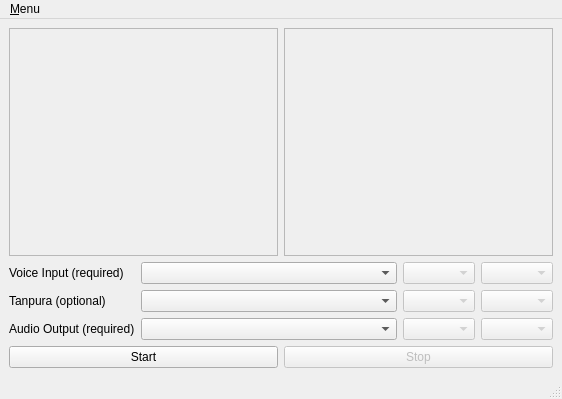
<?xml version="1.0" encoding="UTF-8"?>
<ui version="4.0">
 <class>QCMainWindow</class>
 <widget class="QMainWindow" name="QCMainWindow">
  <property name="geometry">
   <rect>
    <x>0</x>
    <y>0</y>
    <width>562</width>
    <height>399</height>
   </rect>
  </property>
  <property name="windowTitle">
   <string>MainWindow</string>
  </property>
  <widget class="QWidget" name="centralwidget">
   <layout class="QVBoxLayout" name="verticalLayout" stretch="1,0,0">
    <item>
     <layout class="QHBoxLayout" name="horizontalLayout">
      <item>
       <widget class="QFrame" name="frame">
        <property name="frameShape">
         <enum>QFrame::StyledPanel</enum>
        </property>
        <property name="frameShadow">
         <enum>QFrame::Raised</enum>
        </property>
       </widget>
      </item>
      <item>
       <widget class="QFrame" name="frame_2">
        <property name="frameShape">
         <enum>QFrame::StyledPanel</enum>
        </property>
        <property name="frameShadow">
         <enum>QFrame::Raised</enum>
        </property>
       </widget>
      </item>
     </layout>
    </item>
    <item>
     <layout class="QGridLayout" name="gridLayout" columnstretch="0,1,0,0">
      <item row="0" column="3">
       <widget class="QComboBox" name="rateInput1">
        <property name="enabled">
         <bool>false</bool>
        </property>
       </widget>
      </item>
      <item row="2" column="3">
       <widget class="QComboBox" name="rateOutput">
        <property name="enabled">
         <bool>false</bool>
        </property>
       </widget>
      </item>
      <item row="0" column="0">
       <widget class="QLabel" name="label">
        <property name="text">
         <string>Voice Input (required)</string>
        </property>
       </widget>
      </item>
      <item row="0" column="1">
       <widget class="QComboBox" name="audioInput1"/>
      </item>
      <item row="1" column="0">
       <widget class="QLabel" name="label_2">
        <property name="text">
         <string>Tanpura (optional)</string>
        </property>
       </widget>
      </item>
      <item row="1" column="1">
       <widget class="QComboBox" name="audioInput2"/>
      </item>
      <item row="2" column="0">
       <widget class="QLabel" name="label_3">
        <property name="text">
         <string>Audio Output (required)</string>
        </property>
       </widget>
      </item>
      <item row="2" column="1">
       <widget class="QComboBox" name="audioOutput"/>
      </item>
      <item row="0" column="2">
       <widget class="QComboBox" name="formatInput1">
        <property name="enabled">
         <bool>false</bool>
        </property>
       </widget>
      </item>
      <item row="1" column="3">
       <widget class="QComboBox" name="rateInput2">
        <property name="enabled">
         <bool>false</bool>
        </property>
       </widget>
      </item>
      <item row="2" column="2">
       <widget class="QComboBox" name="formatOutput">
        <property name="enabled">
         <bool>false</bool>
        </property>
       </widget>
      </item>
      <item row="1" column="2">
       <widget class="QComboBox" name="formatInput2">
        <property name="enabled">
         <bool>false</bool>
        </property>
       </widget>
      </item>
     </layout>
    </item>
    <item>
     <layout class="QHBoxLayout" name="horizontalLayout_2">
      <item>
       <widget class="QPushButton" name="startButton">
        <property name="text">
         <string>Start</string>
        </property>
       </widget>
      </item>
      <item>
       <widget class="QPushButton" name="stopButton">
        <property name="enabled">
         <bool>false</bool>
        </property>
        <property name="text">
         <string>Stop</string>
        </property>
       </widget>
      </item>
     </layout>
    </item>
   </layout>
  </widget>
  <widget class="QMenuBar" name="menubar">
   <property name="geometry">
    <rect>
     <x>0</x>
     <y>0</y>
     <width>562</width>
     <height>22</height>
    </rect>
   </property>
   <widget class="QMenu" name="menu_Menu">
    <property name="title">
     <string>&amp;Menu</string>
    </property>
    <addaction name="actionExit"/>
   </widget>
   <addaction name="menu_Menu"/>
  </widget>
  <widget class="QStatusBar" name="statusbar"/>
  <action name="actionExit">
   <property name="text">
    <string>E&amp;xit</string>
   </property>
   <property name="shortcut">
    <string>Ctrl+Q</string>
   </property>
  </action>
 </widget>
 <resources/>
 <connections>
  <connection>
   <sender>actionExit</sender>
   <signal>triggered()</signal>
   <receiver>QCMainWindow</receiver>
   <slot>close()</slot>
   <hints>
    <hint type="sourcelabel">
     <x>-1</x>
     <y>-1</y>
    </hint>
    <hint type="destinationlabel">
     <x>319</x>
     <y>239</y>
    </hint>
   </hints>
  </connection>
 </connections>
</ui>
